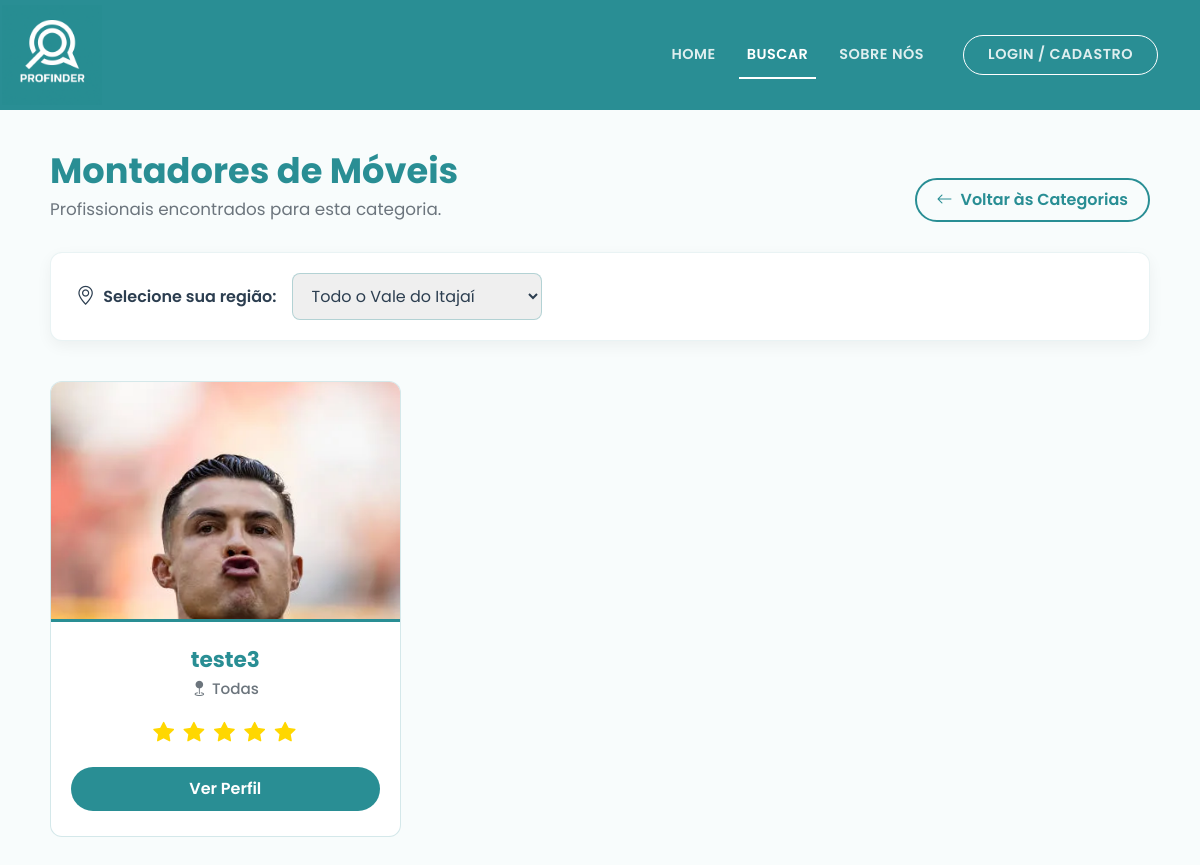
Page /busca-profissionais/Montador de Móveis on the earlier database version.
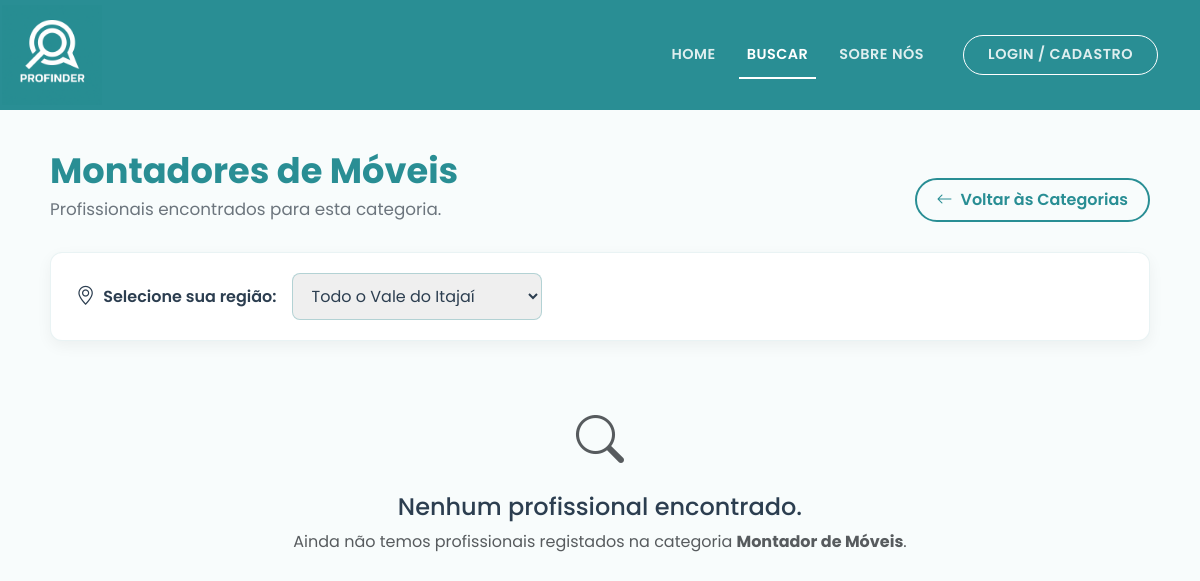
Same page on the later database version.
### app.py (models this page shows, shortened)
class Profissional(db.Model, UserMixin):
    id = db.Column(db.Integer, primary_key=True)
    nome = db.Column(db.String(100), nullable=False)
    cpf = db.Column(db.String(11), unique=True, nullable=False)
    email = db.Column(db.String(120), unique=True, nullable=False)
    senha = db.Column(db.String(128), nullable=False)
    telefone = db.Column(db.String(20), nullable=True)
    profissao = db.Column(db.String(50), nullable=False)
    bairro = db.Column(db.String(50), nullable=False)
    descricao = db.Column(db.Text, nullable=True)
    avaliacao = db.Column(db.Float, default=5.0)
    foto = db.Column(db.String(255), default='https://cdn-icons-png.flaticon.com/512/3135/3135715.png')
    tipo_conta = db.Column(db.String(20), default='profissional')
    trabalhos = db.relationship('Portfolio', backref='profissional', lazy=True, cascade='all, delete-orphan')
    solicitacoes_recebidas = db.relationship('SolicitacaoServico', backref='profissional_solicitado', lazy=True, cascade='all, delete-orphan')

### app.py (the view)
@app.route('/busca-profissionais/<categoria>')
def busca_profissionais(categoria):
    profissionais_encontrados = Profissional.query.filter_by(profissao=categoria).all()
    return render_template('busca_profissionais.html', profissionais=profissionais_encontrados, categoria=categoria)

### app/templates/busca_profissionais.html (shortened to what the changed rows need)
<!DOCTYPE html>
<html lang="pt-BR">
<head>
    <link href="https://cdn.jsdelivr.net/npm/bootstrap@5.3.2/dist/css/bootstrap.min.css" rel="stylesheet">
    <link rel="stylesheet" href="https://cdn.jsdelivr.net/npm/bootstrap-icons@1.11.1/font/bootstrap-icons.css">
</head>
<body>
    <main class="container main-container">
        {% set plurais = {
            'Pedreiro': 'Pedreiros',
            'Pintor': 'Pintores',
            'Eletricista': 'Eletricistas',
            'Encanador': 'Encanadores',
            'Diarista': 'Diaristas',
            'Montador de Móveis': 'Montadores de Móveis',
            'Jardineiro': 'Jardineiros',
            'Carpinteiro': 'Carpinteiros',
            'Mecânico': 'Mecânicos',
            'Técnico de Informática': 'Técnicos de Informática'
        } %}
        {% set titulo_plural = plurais.get(categoria, categoria ~ 's') %}
        <div class="cabecalho-busca">
            <div>
                <h1 class="titulo-resultados">{{ titulo_plural }}</h1>
            </div>
        </div>
        <div class="row row-cols-1 row-cols-md-2 row-cols-lg-3 g-4">
            {% if profissionais %}
                {% for pro in profissionais %}
                <div class="col card-item-pro" data-regiao="{{ pro.bairro }}">
                    <div class="card-profissional">
                        <div class="foto-container">
                            <img src="{{ pro.foto }}" alt="Foto de {{ pro.nome }}">
                        </div>
                        <div class="card-body-custom">
                            <h3 class="nome-profissional">{{ pro.nome }}</h3>
                            <p class="localizacao-profissional">
                                <i class="bi bi-geo-fill"></i> {{ pro.bairro.replace('_', ' ').title() }}
                            </p>
                            <div class="estrelas">
                                {% for i in range(5) %}
                                    {% if i < pro.avaliacao|int %}
                                        <i class="bi bi-star-fill"></i>
                                    {% else %}
                                        <i class="bi bi-star-fill estrela-vazia"></i>
                                    {% endif %}
                                {% endfor %}
                            </div>
                            <a href="{{ url_for('perfil', id=pro.id) }}" class="btn-perfil">Ver Perfil</a>
                        </div>
                    </div>
                </div>
                {% endfor %}
            {% else %}
                <div class="col-12 text-center mt-5 w-100">
                    <i class="bi bi-search text-muted" style="font-size: 3rem;"></i>
                    <h4 class="mt-3" style="color: var(--cor-texto-escuro);">Nenhum profissional encontrado.</h4>
                    <p class="text-muted">Ainda não temos profissionais registados na categoria <strong>{{ categoria }}</strong>.</p>
                </div>
            {% endif %}
        </div>
    </main>
</body>
</html>

Differences in the rows shown:
no longer on this page (row edited): Profissional: foto (picture), nome "teste3", bairro.replace "Todas", avaliacao 5 (drawn)
Other differences:
{{ categoria }}: (not shown) → "Montador de Móveis"
text now shown: "Nenhum profissional encontrado. Ainda não temos profissionais registados na categoria ."
